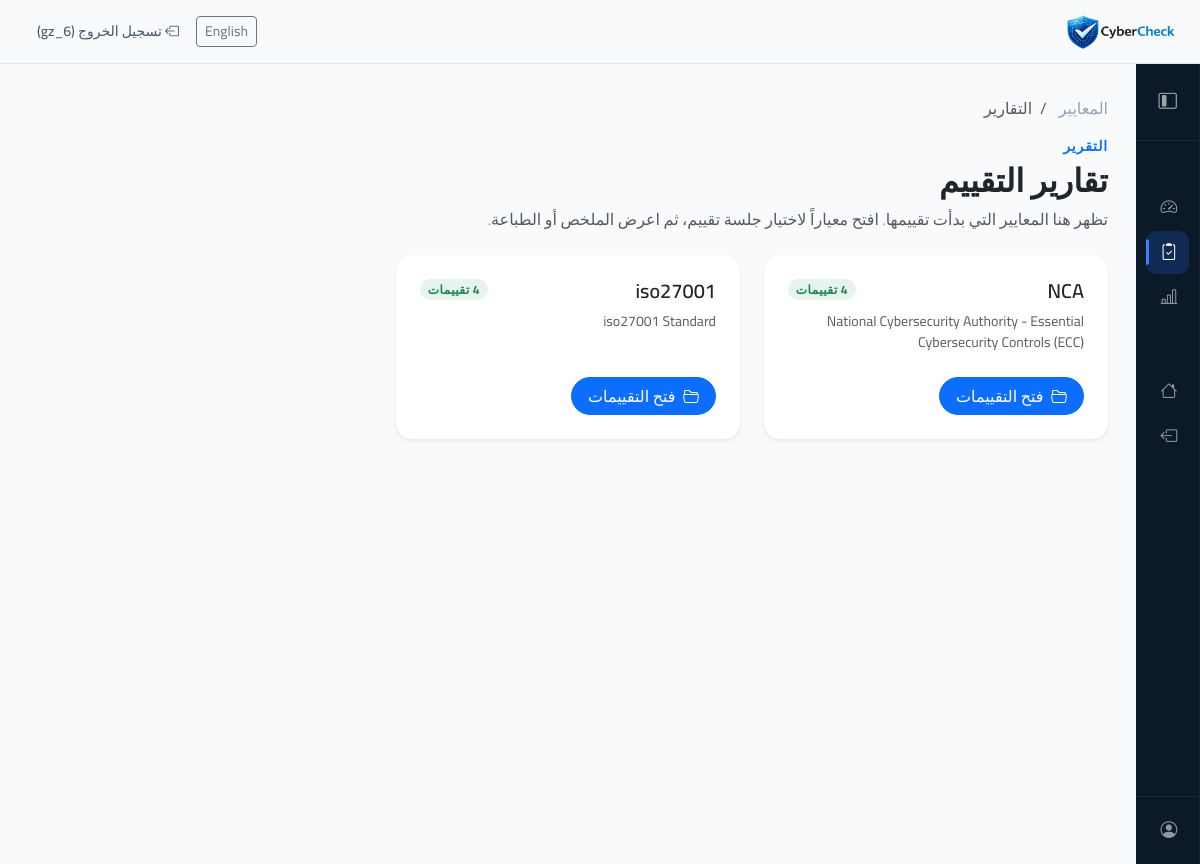
Screenshot of /reports (signed in) with the database file from the repository.
### compliance/models.py (models this page shows, shortened)
class Standard(models.Model):
    name = models.CharField(max_length=200)
    description = models.TextField()

### compliance/views.py (the view)
# urls.py: path('reports', views.reports_hub, name='reports'),
@login_required
def reports_hub(request):
    standards = (
        Standard.objects.annotate(
            runs_count=Count(
                "assessment_runs",
                filter=Q(assessment_runs__user=request.user),
                distinct=True,
            )
        )
        .filter(runs_count__gt=0)
        .order_by("name")
    )
    return render(request, "compliance/reports.html", {"standards": standards})

### templates/compliance/reports.html (shortened to what this page needs)
{% extends "compliance/base_compliance.html" %}
{% load i18n %}
{% block compliance_content %}
            <nav aria-label="breadcrumb" class="mb-3">
                <ol class="breadcrumb mb-0 small">
                    <li class="breadcrumb-item"><a href="{% url 'standards' %}" class="text-decoration-none">{% trans "Standards" %}</a></li>
                    <li class="breadcrumb-item active" aria-current="page">{% trans "Reports" %}</li>
                </ol>
            </nav>
            <div class="row mb-4 align-items-end">
                <div class="col-lg-8">
                    <p class="text-uppercase small fw-semibold text-primary mb-1" style="letter-spacing: 0.06em;">{% trans "Report" %}</p>
                    <h1 class="h2 mb-2 fw-semibold">{% trans "Assessment reports" %}</h1>
                    <p class="text-muted mb-0 lead fs-6">
                        {% trans "Standards you have started appear here. Open one to pick an assessment run, then view summary or print." %}
                    </p>
                </div>
            </div>
            <div class="row g-4">
                {% for standard in standards %}
                <div class="col-md-6 col-xl-4">
                    <div class="card border-0 shadow-sm h-100 rounded-4 standards-card">
                        <div class="card-body p-4 d-flex flex-column">
                            <div class="d-flex align-items-start justify-content-between gap-2 mb-2">
                                <h2 class="h5 fw-semibold mb-0">{{ standard.name }}</h2>
                                <span class="badge rounded-pill bg-success bg-opacity-10 text-success">{{ standard.runs_count }} {% trans "assessments" %}</span>
                            </div>
                            <p class="text-muted small flex-grow-1 mb-4">{{ standard.description|truncatewords:26 }}</p>
                            <div class="d-flex flex-wrap gap-2">
                                <a href="{% url 'standard_assessment_runs' standard.id %}" class="btn btn-primary rounded-pill px-3">
                                    <i class="bi bi-folder2-open me-1"></i> {% trans "Open assessments" %}
                                </a>
                            </div>
                        </div>
                    </div>
                </div>
                {% endfor %}
            </div>
{% endblock %}

### templates/compliance/base_compliance.html (shortened to what this page needs)
{% load static i18n %}
{% get_current_language as LANGUAGE_CODE %}
<!DOCTYPE html>
<html lang="{{ LANGUAGE_CODE }}" dir="{% if LANGUAGE_CODE == 'ar' %}rtl{% else %}ltr{% endif %}">
<head>
    <link rel="stylesheet" href="{% static 'css/DB.css' %}">
    {% if LANGUAGE_CODE == 'ar' %}
    <link href="https://cdn.jsdelivr.net/npm/bootstrap@5.3.2/dist/css/bootstrap.rtl.min.css" rel="stylesheet">
    {% else %}
    <link href="https://cdn.jsdelivr.net/npm/bootstrap@5.3.2/dist/css/bootstrap.min.css" rel="stylesheet">
    {% endif %}
    <link href="https://cdn.jsdelivr.net/npm/bootstrap-icons@1.11.3/font/bootstrap-icons.css" rel="stylesheet">
</head>
<body class="{% if LANGUAGE_CODE == 'ar' %}lang-ar{% endif %}">
<header class="topbar">
      <img src="{% static 'images/logo.png' %}" alt="CyberCheck" style="height:34px">
      <nav class="topbar-nav">
        {% include "includes/language_switcher.html" %}
        <a href="/logout" class="btn btn-ghost btn-sm">
          <i class="bi bi-box-arrow-left"></i>
          {% trans "Logout" %} ({{ user.username }})
        </a>
      </nav>
    </header>
<div class="wrapper">
    <aside id="sidebar">
    <div class="sidebar-header">
      <button id="toggle-btn" type="button" aria-label="{% trans 'Toggle sidebar' %}">
        <i class="bi bi-layout-sidebar-inset"></i>
      </button>
    </div>
    <nav class="sidebar-nav">
      <a href="/dashboard" class="sidebar-link">
        <i class="bi bi-speedometer2"></i>
      </a>
      <a href="{% url 'standards' %}" class="sidebar-link active">
        <i class="bi bi-clipboard2-check"></i>
      </a>
      <a href="{% url 'reports' %}" class="sidebar-link">
        <i class="bi bi-bar-chart-line"></i>
      </a>
      <a href="/" class="sidebar-link">
        <i class="bi bi-house"></i>
      </a>
      <a href="/logout" class="sidebar-link">
        <i class="bi bi-box-arrow-left"></i>
      </a>
    </nav>
    <div class="sidebar-footer">
      <a href="/dashboard" class="sidebar-link">
        <i class="bi bi-person-circle"></i>
      </a>
    </div>
  </aside>
    <div class="main p-3">
        <div class="container-fluid py-2 py-md-3">
            {% block compliance_content %}{% endblock %}
        </div>
    </div>
</div>
</body>
</html>

### rows the page displays
Standard: name "NCA", runs_count "4", description "National Cybersecurity Authority - Essential Cybersecurity Controls (ECC)"
Standard: name "iso27001", runs_count "4", description "iso27001 Standard"

### other values shown
{{ user.username }} "gz_6"
